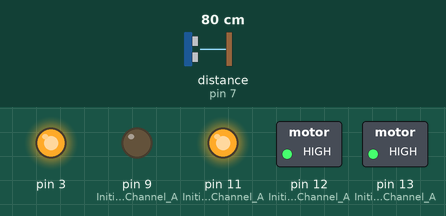
The sketch below on a simulated Arduino Uno, built with avr-gcc and run on an emulated ATmega328P. On the bench: switched loads named in the sketch (green lamp = pin HIGH), output pins drawn as LEDs (lit = HIGH). Wiring (inferred from the names in the program): ultrasonic range finder: trigger pin 8; echo pin 7. The test bench sets the inputs (shaded band); at power-on: distance to the obstacle (sensor on pin 7) 80 cm. The echo pulse lasts 58.3 µs per cm; pins used as bus, display or sensor lines are not drawn; what the sketch prints to the serial monitor is not drawn.

Above: at 1.2 s.
1.3 s: distance to the obstacle (sensor on pin 7) set to 26 cm
2.8 s: distance to the obstacle (sensor on pin 7) set to 21 cm
At 3.17 s:
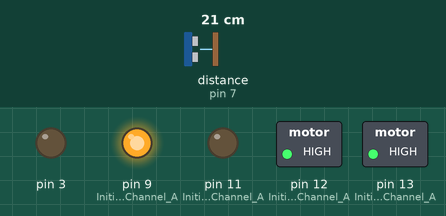
At 3.8 s:
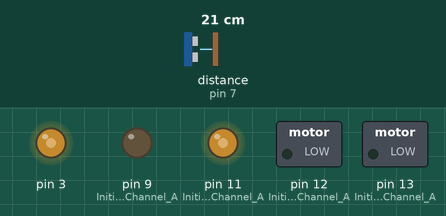
5.8 s: distance to the obstacle (sensor on pin 7) set to 35 cm
At 6.9 s:
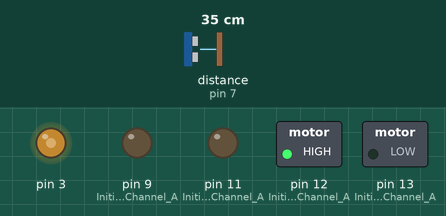
Timing chart, 0 to 8.8 s (numbered marks = the images above; inputs shaded):
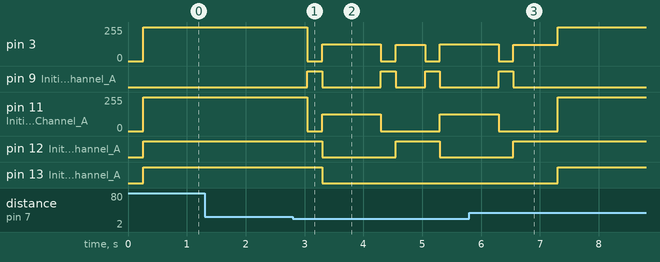

Measured:
- the behaviour switches between 24 and 23 cm on distance to the obstacle (sensor on pin 7) (found by bisection; images 0 and 1)
- after the input at 1.3 s, every drawn part: stays the same
- after the input at 2.8 s, pin 3: 255/255 → 0/255 after 0.25 s, → 127/255 0.25 s later, → 0/255 1.0 s later, → 123/255 0.25 s later, … (6 changes in this stretch); pin 9 (Initiates_Brake_Channel_A): goes HIGH 0.25 s, LOW 1.0 s, HIGH 0.25 s, LOW 0.50 s, HIGH 0.25 s, then LOW, starting after 0.25 s
- after the input at 5.8 s, pin 9 (Initiates_Brake_Channel_A): goes on until 6.5 s, then stays LOW; pin 12 (Initiates_Motor_Channel_A): goes on until 6.5 s, then stays HIGH; pin 13 (Initiates_Motor_Channel_A): LOW → HIGH after 1.5 s

The sketch:

simple_bot_298.ino
```cpp
 /**
The pin breakdown is as follows:

Function          Channel A	Channel B
Direction	  Digital 12	Digital 13
Speed (PWM)	  Digital 3	Digital 11
Brake	          Digital 9	Digital 8
Current Sensing	  Analog 0	Analog 1

**/

int pingOut = 8;
int pingIn = 7;
long safeDistance = 8.0;

void setup() {
Serial.begin(9600);
  //initializing the pin states
  pinMode(pingOut, OUTPUT);

  //Setup Channel A
  pinMode(12, OUTPUT); //Initiates Motor Channel A pin
  pinMode(9, OUTPUT);  //Initiates Brake Channel A pin

  //Setup Channel B
  pinMode(13, OUTPUT); //Initiates Motor Channel A pin
  pinMode(11, OUTPUT); //Initiates Brake Channel A pin

}

void loop(){

  long currDistance = checkSafeDistance();
  //printing the current readings to the serial display

  Serial.println(currDistance);

  if (currDistance > safeDistance)
  {
    moveForward(255);
  }
  else
  {
    backup(127, 1000);
   // turnLeft(500);
  }
}

void moveForward(int motorSpeed)
{
  delay(250);
  digitalWrite(12, HIGH); //Establishes forward direction of Channel A
  digitalWrite(13, HIGH); //Establishes forward direction of Channel B

  digitalWrite(9, LOW);   //Disengage the Brake for Channel A
  digitalWrite(8, LOW);   //Disengage the Brake for Channel B

  analogWrite(3, motorSpeed);   //Spins the motor on Channel A at full speed
  analogWrite(11, motorSpeed);   //Spins the motor on Channel A at full speed

}

void fullStop(double delayMs)
{
    digitalWrite(9, HIGH);  // Brake for Channel A
    digitalWrite(8, HIGH);  // Brake for Channel B
    analogWrite(3, 0);   //Spins the motor on Channel A at full speed
  analogWrite(11, 0);
    delay(delayMs);              // 1/4 sec delay for good measure
}

void backup(int motorSpeed, double timeMs)
{
  fullStop(250);

  digitalWrite(12, LOW); //Backwards direction of Channel A
  digitalWrite(13, LOW);  //Backwards direction of Channel B

  digitalWrite(9, LOW);   //Disengage the Brake for Channel A
  digitalWrite(8, LOW);   //Disengage the Brake for Channel B

  analogWrite(3, motorSpeed);   //Spins the motor on Channel A at full speed
  analogWrite(11, motorSpeed);   //Spins the motor on Channel A at full speed

  delay(timeMs);

  fullStop(250);
   turnLeft(1500);
}

void turnLeft(double timeMs)
{
  Serial.print("turn left");
   //backward turn @ half speed
  digitalWrite(12, HIGH); //Backward direction of Channel A
  digitalWrite(9, LOW);  //Disengage the Brake for Channel A
  analogWrite(3, 123);   //Spins the motor on Channel A at half speed
  delay(500);
}

void turnRight()
{

}

long checkSafeDistance()
{
  long duration;

    //sending the signal, starting with LOW for a clean signal
  digitalWrite(pingOut, LOW);
  delayMicroseconds(2);
  digitalWrite(pingOut, HIGH);
  delayMicroseconds(5);
  digitalWrite(pingOut, LOW);

  //setting up the input pin, and receiving the duration in
  //microseconds for the sound to bounce off the object infront
  pinMode(pingIn, INPUT);
  duration = pulseIn(pingIn, HIGH);

  // convert the time into a distance
  long inches = microsecondsToInches(duration);

  return inches;
}

long microsecondsToCentimeters(long microseconds)
{
  // The speed of sound is 340 m/s or 29 microseconds per centimeter.
  // The ping travels out and back, so to find the distance of the
  // object we take half of the distance travelled.
  return microseconds / 29 / 2;
}

long microsecondsToInches(long microseconds)
{
  // The speed of sound is 340 m/s or 29 microseconds per centimeter.
  // The ping travels out and back, so to find the distance of the
  // object we take half of the distance travelled. We then convert,
  // 1cm = .393701 inches
  return (microseconds / 29 / 2) * .393701;
}
```
